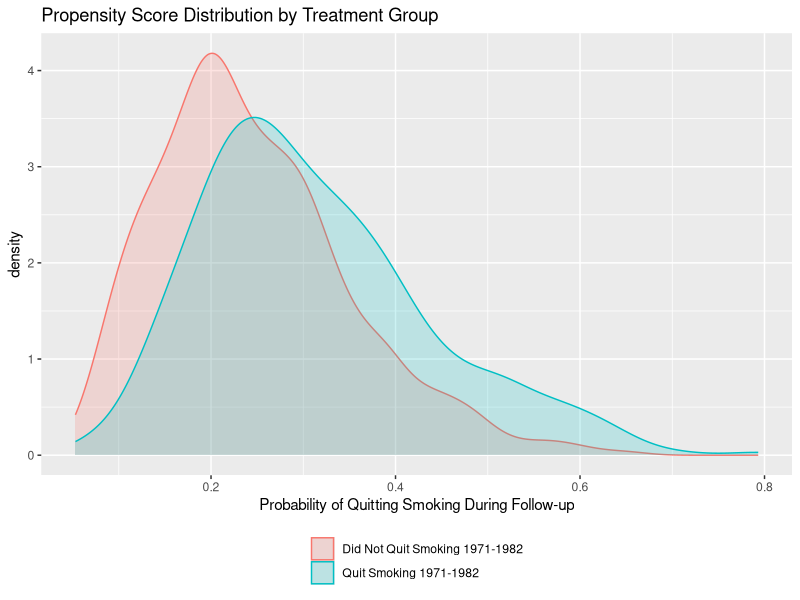
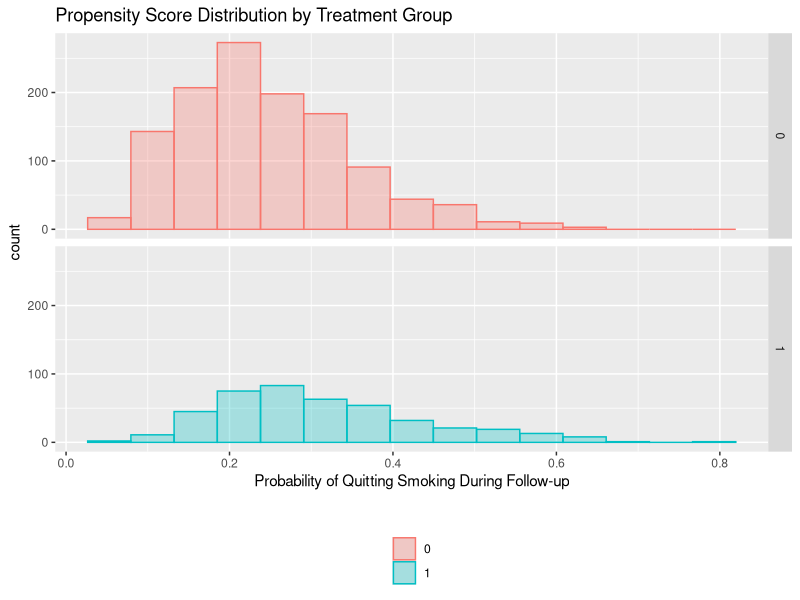

Generate these figures, in order, with R:
## ---- chunk 1
knitr::opts_chunk$set(collapse = TRUE, comment = '#>')
## ---- chunk 2
library(here)
## ---- chunk 3
#install.packages("readxl") # install package if required
library("readxl")

nhefs <- read_excel(here("data", "NHEFS.xls"))
nhefs$cens <- ifelse(is.na(nhefs$wt82), 1, 0)

# regression on covariates, allowing for some effect modification
fit <- glm(wt82_71 ~ qsmk + sex + race + age + I(age*age) + as.factor(education)
           + smokeintensity + I(smokeintensity*smokeintensity) + smokeyrs
           + I(smokeyrs*smokeyrs) + as.factor(exercise) + as.factor(active)
           + wt71 + I(wt71*wt71) + I(qsmk*smokeintensity), data=nhefs)
summary(fit)

# (step 1) build the contrast matrix with all zeros
# this function builds the blank matrix
# install.packages("multcomp") # install packages if necessary
library("multcomp")
makeContrastMatrix <- function(model, nrow, names) {
  m <- matrix(0, nrow = nrow, ncol = length(coef(model)))
  colnames(m) <- names(coef(model))
  rownames(m) <- names
  return(m)
}
K1 <-
  makeContrastMatrix(
    fit,
    2,
    c(
      'Effect of Quitting Smoking at Smokeintensity of 5',
      'Effect of Quitting Smoking at Smokeintensity of 40'
    )
  )
# (step 2) fill in the relevant non-zero elements
K1[1:2, 'qsmk'] <- 1
K1[1:2, 'I(qsmk * smokeintensity)'] <- c(5, 40)

# (step 3) check the contrast matrix
K1

# (step 4) estimate the contrasts, get tests and confidence intervals for them
estimates1 <- glht(fit, K1)
  summary(estimates1)
  confint(estimates1)

# regression on covariates, not allowing for effect modification
fit2 <- glm(wt82_71 ~ qsmk + sex + race + age + I(age*age) + as.factor(education)
           + smokeintensity + I(smokeintensity*smokeintensity) + smokeyrs
           + I(smokeyrs*smokeyrs) + as.factor(exercise) + as.factor(active)
           + wt71 + I(wt71*wt71), data=nhefs)

summary(fit2)
## ---- chunk 4
fit3 <- glm(qsmk ~ sex + race + age + I(age*age) + as.factor(education)
            + smokeintensity + I(smokeintensity*smokeintensity) + smokeyrs
            + I(smokeyrs*smokeyrs) + as.factor(exercise) + as.factor(active)
            + wt71 + I(wt71*wt71), data=nhefs, family=binomial())
summary(fit3)
nhefs$ps <- predict(fit3, nhefs, type="response")

summary(nhefs$ps[nhefs$qsmk==0])
summary(nhefs$ps[nhefs$qsmk==1])

# # plotting the estimated propensity score
# install.packages("ggplot2") # install packages if necessary
# install.packages("dplyr")
library("ggplot2")
library("dplyr")

nhefs <- nhefs %>% mutate(qsmklabel = ifelse(qsmk == 1,
                       yes = 'Quit Smoking 1971-1982',
                       no = 'Did Not Quit Smoking 1971-1982'))

ggplot(nhefs, aes(x = ps, fill = qsmklabel, color = qsmklabel)) + 
  geom_density(alpha = 0.2) +
  xlab('Probability of Quitting Smoking During Follow-up') +
  ggtitle('Propensity Score Distribution by Treatment Group') +
  theme(legend.position = 'bottom', legend.direction = 'vertical',
        legend.title = element_blank())

# alternative plot with histograms
ggplot(nhefs, aes(x = ps, fill = as.factor(qsmk), color = as.factor(qsmk))) +
  geom_histogram(alpha = 0.3, position = 'identity', bins=15) +
  facet_grid(as.factor(qsmk) ~ .) +
  xlab('Probability of Quitting Smoking During Follow-up') +
  ggtitle('Propensity Score Distribution by Treatment Group') +
  scale_fill_discrete('') +
  scale_color_discrete('') +
  theme(legend.position = 'bottom', legend.direction = 'vertical')
## ---- chunk 5
# calculation of deciles
nhefs$ps.dec <- cut(nhefs$ps,
                    breaks=c(quantile(nhefs$ps, probs=seq(0,1,0.1))),
                    labels=seq(1:10),
                    include.lowest=TRUE)

#install.packages("psych") # install package if required
library("psych")
describeBy(nhefs$ps, list(nhefs$ps.dec, nhefs$qsmk))

# function to create deciles easily
decile <- function(x) {
  return(factor(quantcut(x, seq(0, 1, 0.1), labels = FALSE)))
}

# regression on PS deciles, allowing for effect modification
for (deciles in c(1:10)) {
  print(t.test(wt82_71~qsmk, data=nhefs[which(nhefs$ps.dec==deciles),]))
}

# regression on PS deciles, not allowing for effect modification
fit.psdec <- glm(wt82_71 ~ qsmk + as.factor(ps.dec), data = nhefs)
summary(fit.psdec)
confint.lm(fit.psdec)
## ---- chunk 6
#install.packages("boot") # install package if required
library("boot")

# standardization by propensity score, agnostic regarding effect modification
std.ps <- function(data, indices) {
  d <- data[indices,] # 1st copy: equal to original one`
  # calculating propensity scores
  ps.fit <- glm(qsmk ~ sex + race + age + I(age*age)
                + as.factor(education) + smokeintensity
                + I(smokeintensity*smokeintensity) + smokeyrs
                + I(smokeyrs*smokeyrs) + as.factor(exercise)
                + as.factor(active) + wt71 + I(wt71*wt71),
                data=d, family=binomial())
  d$pscore <- predict(ps.fit, d, type="response")

  # create a dataset with 3 copies of each subject
  d$interv <- -1 # 1st copy: equal to original one`
  d0 <- d # 2nd copy: treatment set to 0, outcome to missing
  d0$interv <- 0
  d0$qsmk <- 0
  d0$wt82_71 <- NA
  d1 <- d # 3rd copy: treatment set to 1, outcome to missing
  d1$interv <- 1
  d1$qsmk <- 1
  d1$wt82_71 <- NA
  d.onesample <- rbind(d, d0, d1) # combining datasets

  std.fit <- glm(wt82_71 ~ qsmk + pscore + I(qsmk*pscore), data=d.onesample)
  d.onesample$predicted_meanY <- predict(std.fit, d.onesample)

  # estimate mean outcome in each of the groups interv=-1, interv=0, and interv=1
  return(c(mean(d.onesample$predicted_meanY[d.onesample$interv==-1]),
           mean(d.onesample$predicted_meanY[d.onesample$interv==0]),
           mean(d.onesample$predicted_meanY[d.onesample$interv==1]),
           mean(d.onesample$predicted_meanY[d.onesample$interv==1])-
             mean(d.onesample$predicted_meanY[d.onesample$interv==0])))
}

# bootstrap
results <- boot(data=nhefs, statistic=std.ps, R=5)

# generating confidence intervals
se <- c(sd(results$t[,1]), sd(results$t[,2]),
        sd(results$t[,3]), sd(results$t[,4]))
mean <- results$t0
ll <- mean - qnorm(0.975)*se
ul <- mean + qnorm(0.975)*se

bootstrap <- data.frame(cbind(c("Observed", "No Treatment", "Treatment",
                                "Treatment - No Treatment"), mean, se, ll, ul))
bootstrap
## ---- chunk 7
# regression on the propensity score (linear term)
model6 <- glm(wt82_71 ~ qsmk + ps, data = nhefs) # p.qsmk
summary(model6)

# standarization on the propensity score
# (step 1) create two new datasets, one with all treated and one with all untreated
treated <- nhefs
  treated$qsmk <- 1

untreated <- nhefs
  untreated$qsmk <- 0

# (step 2) predict values for everyone in each new dataset based on above model
treated$pred.y <- predict(model6, treated)
untreated$pred.y <- predict(model6, untreated)

# (step 3) compare mean weight loss had all been treated vs. that had all been untreated
mean1 <- mean(treated$pred.y, na.rm = TRUE)
mean0 <- mean(untreated$pred.y, na.rm = TRUE)
mean1
mean0
mean1 - mean0

# (step 4) bootstrap a confidence interval
# number of bootstraps
nboot <- 100
# set up a matrix to store results
boots <- data.frame(i = 1:nboot,
                    mean1 = NA,
                    mean0 = NA,
                    difference = NA)
# loop to perform the bootstrapping
nhefs <- subset(nhefs, !is.na(ps) & !is.na(wt82_71)) # p.qsmk
for(i in 1:nboot) {
  # sample with replacement
  sampl <- nhefs[sample(1:nrow(nhefs), nrow(nhefs), replace = TRUE), ]

  # fit the model in the bootstrap sample
  bootmod <- glm(wt82_71 ~ qsmk + ps, data = sampl) # ps

  # create new datasets
  sampl.treated <- sampl %>%
    mutate(qsmk = 1)

  sampl.untreated <- sampl %>%
    mutate(qsmk = 0)

  # predict values
  sampl.treated$pred.y <- predict(bootmod, sampl.treated)
  sampl.untreated$pred.y <- predict(bootmod, sampl.untreated)

  # output results
  boots[i, 'mean1'] <- mean(sampl.treated$pred.y, na.rm = TRUE)
  boots[i, 'mean0'] <- mean(sampl.untreated$pred.y, na.rm = TRUE)
  boots[i, 'difference'] <- boots[i, 'mean1'] - boots[i, 'mean0']

  # once loop is done, print the results
  if(i == nboot) {
    cat('95% CI for the causal mean difference\n')
    cat(mean(boots$difference) - 1.96*sd(boots$difference),
        ',',
        mean(boots$difference) + 1.96*sd(boots$difference))
  }
}
